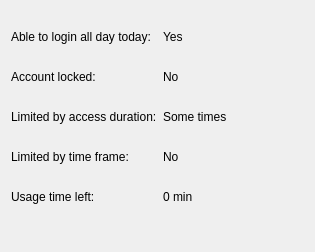
<?xml version="1.0" encoding="UTF-8"?>
<ui version="4.0">
 <class>statusForm</class>
 <widget class="QWidget" name="statusForm">
  <property name="geometry">
   <rect>
    <x>0</x>
    <y>0</y>
    <width>315</width>
    <height>252</height>
   </rect>
  </property>
  <property name="windowTitle">
   <string>Form</string>
  </property>
  <layout class="QGridLayout" name="gridLayout">
   <item row="0" column="0">
    <spacer name="verticalSpacer_2">
     <property name="orientation">
      <enum>Qt::Vertical</enum>
     </property>
     <property name="sizeType">
      <enum>QSizePolicy::Fixed</enum>
     </property>
     <property name="sizeHint" stdset="0">
      <size>
       <width>10</width>
       <height>14</height>
      </size>
     </property>
    </spacer>
   </item>
   <item row="1" column="0">
    <widget class="QLabel" name="lbAllDayLogin">
     <property name="minimumSize">
      <size>
       <width>0</width>
       <height>24</height>
      </size>
     </property>
     <property name="layoutDirection">
      <enum>Qt::RightToLeft</enum>
     </property>
     <property name="frameShape">
      <enum>QFrame::NoFrame</enum>
     </property>
     <property name="text">
      <string>Able to login all day today:</string>
     </property>
     <property name="alignment">
      <set>Qt::AlignLeading|Qt::AlignLeft|Qt::AlignVCenter</set>
     </property>
    </widget>
   </item>
   <item row="4" column="0">
    <widget class="QLabel" name="lbLock">
     <property name="minimumSize">
      <size>
       <width>0</width>
       <height>24</height>
      </size>
     </property>
     <property name="layoutDirection">
      <enum>Qt::RightToLeft</enum>
     </property>
     <property name="text">
      <string>Account locked:</string>
     </property>
     <property name="alignment">
      <set>Qt::AlignLeading|Qt::AlignLeft|Qt::AlignVCenter</set>
     </property>
    </widget>
   </item>
   <item row="6" column="0">
    <widget class="QLabel" name="lbBound">
     <property name="minimumSize">
      <size>
       <width>0</width>
       <height>24</height>
      </size>
     </property>
     <property name="layoutDirection">
      <enum>Qt::RightToLeft</enum>
     </property>
     <property name="text">
      <string>Limited by access duration:</string>
     </property>
     <property name="alignment">
      <set>Qt::AlignLeading|Qt::AlignLeft|Qt::AlignVCenter</set>
     </property>
    </widget>
   </item>
   <item row="8" column="0">
    <widget class="QLabel" name="lbLimit">
     <property name="minimumSize">
      <size>
       <width>0</width>
       <height>24</height>
      </size>
     </property>
     <property name="layoutDirection">
      <enum>Qt::RightToLeft</enum>
     </property>
     <property name="text">
      <string>Limited by time frame:</string>
     </property>
     <property name="alignment">
      <set>Qt::AlignLeading|Qt::AlignLeft|Qt::AlignVCenter</set>
     </property>
    </widget>
   </item>
   <item row="10" column="0">
    <widget class="QLabel" name="lbTimeLeft">
     <property name="minimumSize">
      <size>
       <width>0</width>
       <height>24</height>
      </size>
     </property>
     <property name="layoutDirection">
      <enum>Qt::RightToLeft</enum>
     </property>
     <property name="text">
      <string>Usage time left:</string>
     </property>
     <property name="alignment">
      <set>Qt::AlignLeading|Qt::AlignLeft|Qt::AlignVCenter</set>
     </property>
    </widget>
   </item>
   <item row="3" column="0">
    <spacer name="verticalSpacer_3">
     <property name="orientation">
      <enum>Qt::Vertical</enum>
     </property>
     <property name="sizeType">
      <enum>QSizePolicy::Fixed</enum>
     </property>
     <property name="sizeHint" stdset="0">
      <size>
       <width>5</width>
       <height>10</height>
      </size>
     </property>
    </spacer>
   </item>
   <item row="11" column="0" colspan="3">
    <spacer name="verticalSpacer">
     <property name="orientation">
      <enum>Qt::Vertical</enum>
     </property>
     <property name="sizeHint" stdset="0">
      <size>
       <width>206</width>
       <height>71</height>
      </size>
     </property>
    </spacer>
   </item>
   <item row="5" column="0">
    <spacer name="verticalSpacer_4">
     <property name="orientation">
      <enum>Qt::Vertical</enum>
     </property>
     <property name="sizeType">
      <enum>QSizePolicy::Fixed</enum>
     </property>
     <property name="sizeHint" stdset="0">
      <size>
       <width>5</width>
       <height>10</height>
      </size>
     </property>
    </spacer>
   </item>
   <item row="7" column="0">
    <spacer name="verticalSpacer_5">
     <property name="orientation">
      <enum>Qt::Vertical</enum>
     </property>
     <property name="sizeType">
      <enum>QSizePolicy::Fixed</enum>
     </property>
     <property name="sizeHint" stdset="0">
      <size>
       <width>5</width>
       <height>10</height>
      </size>
     </property>
    </spacer>
   </item>
   <item row="9" column="0">
    <spacer name="verticalSpacer_6">
     <property name="orientation">
      <enum>Qt::Vertical</enum>
     </property>
     <property name="sizeType">
      <enum>QSizePolicy::Fixed</enum>
     </property>
     <property name="sizeHint" stdset="0">
      <size>
       <width>5</width>
       <height>10</height>
      </size>
     </property>
    </spacer>
   </item>
   <item row="6" column="1">
    <widget class="QLabel" name="lbLimitedByAccessDuration">
     <property name="text">
      <string>Some times</string>
     </property>
     <property name="textFormat">
      <enum>Qt::LogText</enum>
     </property>
     <property name="alignment">
      <set>Qt::AlignLeading|Qt::AlignLeft|Qt::AlignVCenter</set>
     </property>
    </widget>
   </item>
   <item row="4" column="1">
    <widget class="QLabel" name="lbAccountlocked">
     <property name="text">
      <string>No</string>
     </property>
     <property name="alignment">
      <set>Qt::AlignLeading|Qt::AlignLeft|Qt::AlignVCenter</set>
     </property>
    </widget>
   </item>
   <item row="1" column="1">
    <widget class="QLabel" name="lbAbleToLoginAllDayToday">
     <property name="text">
      <string>Yes</string>
     </property>
    </widget>
   </item>
   <item row="8" column="1">
    <widget class="QLabel" name="lbLimitedByTimeFrame">
     <property name="text">
      <string>No</string>
     </property>
    </widget>
   </item>
   <item row="10" column="1">
    <widget class="QLabel" name="lbTimeLeftStatus">
     <property name="minimumSize">
      <size>
       <width>100</width>
       <height>0</height>
      </size>
     </property>
     <property name="text">
      <string>0 min</string>
     </property>
    </widget>
   </item>
  </layout>
 </widget>
 <resources/>
 <connections/>
</ui>
